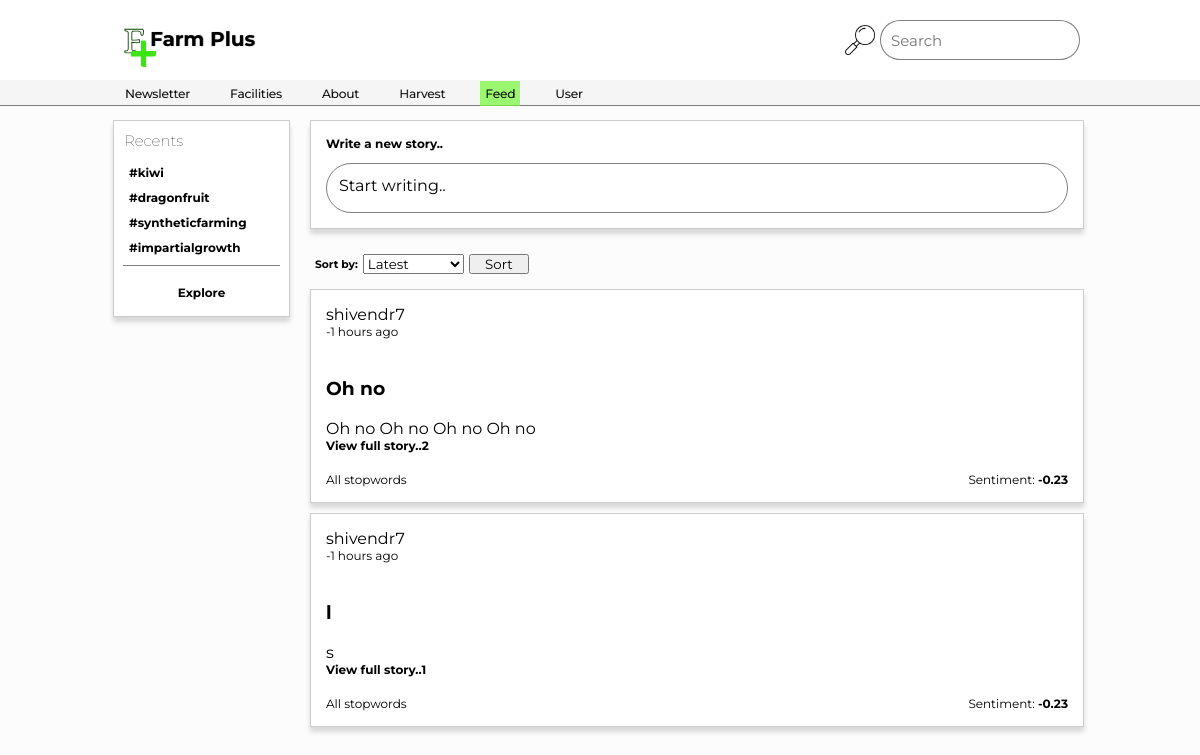
The page /feed on the database as committed earlier.
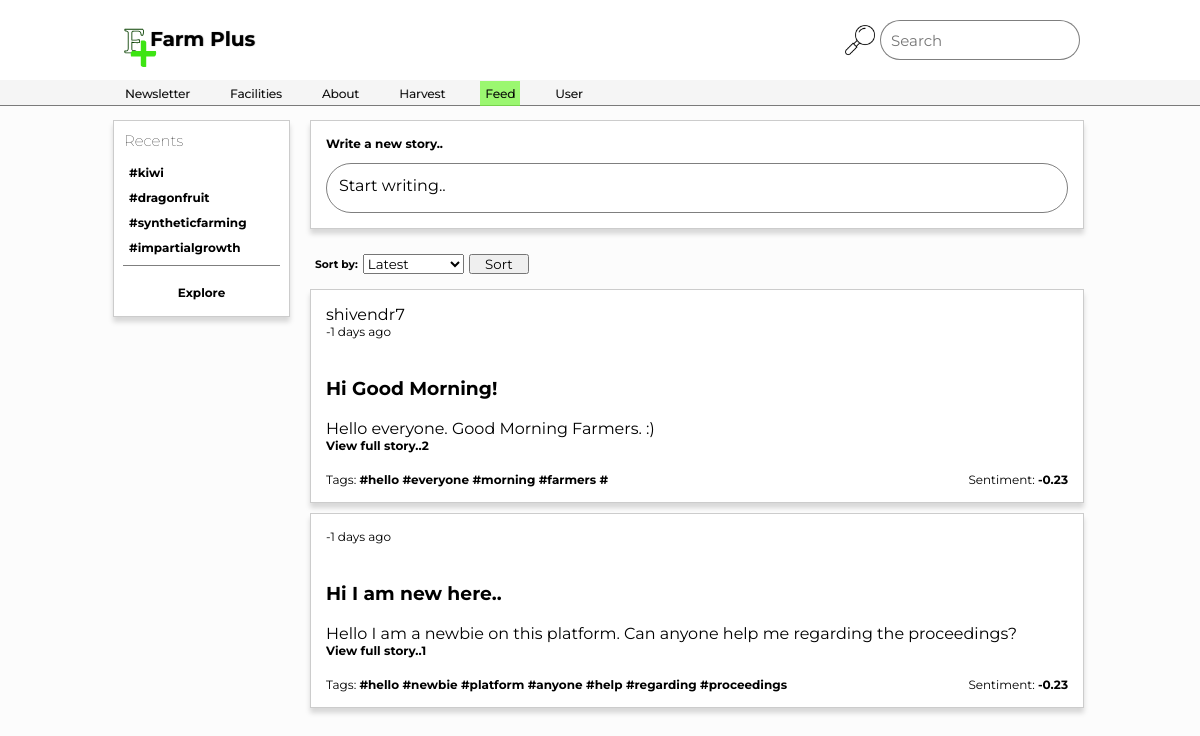
The same page on the database as committed later.
### __init__.py (models this page shows, shortened)
class Story(db.Model):
    id=db.Column('storyid',db.Integer,primary_key=True)
    img=db.Column('storyimg',db.String(100),nullable=True)
    title=db.Column('title',db.String(150),nullable=False)
    content=db.Column('content',db.String(1000),nullable=False)
    time=db.Column('storytime',db.String(50),nullable=False)
    user=db.Column('storyuser',db.String(100),nullable=False)
    tag=db.Column('storytag',db.String(100),nullable=True)

### __init__.py (the view, shortened to what this page needs)
@app.route('/feed',methods=['POST','GET'])
def feed():
    stories=Story.query.all()
    revstories=(stories[::-1])
    time_list=getTimeList(revstories)
    return render_template('infeed.html',stories=revstories,time_list=time_list)

### __init__.py (called while the page is built)
def getTimeList(revstories):
    time_list=[]
    U=[' days',' months',' years',' hours',' minutes',' seconds']
    for story in revstories:
        pasttime=story.time
        ctime=datetime.now().strftime("%d-%m-%y-%H-%M-%S")
        t1=[int(x) for x in pasttime.split('-')]
        t2=[int(x) for x in ctime.split('-')]
        for i in range(6):
            if not t1[i]==t2[i]:
                time_list.append(str(t2[i]-t1[i])+U[i]+' ago')
                break
            if i==5:
                time_list.append('Just now')
    return time_list

### templates/infeed.html (shortened to what this page needs)
{% extends 'inapp.html' %}
{% block nav2 %}
<ul>
    <li><a onclick="axe()" href="/newsletter">Newsletter</a></li>
    <li><a onclick="axe()" href="/facilities">Facilities</a></li>
    <li><a onclick="axe()" href="/about">About</a></li>
    <li><a onclick="axe()" href="/harvest">Harvest</a></li>
    <li><a onclick="axe()" class="active" href="/feed">Feed</a></li>
    <li><a onclick="axe()" href="/dash">User</a></li>
</ul>
{% endblock %}
{% block content %}
    <div class="leftcontainer">
        <div class="card">
            <h5>Recents</h5>
            <div class="tags">
                <li><a href="#">#kiwi</a></li>
                <li><a href="#">#dragonfruit</a></li>
                <li><a href="#">#syntheticfarming</a></li>
                <li><a href="#">#impartialgrowth</a></li>
            </div>
            <div class="div"></div>
            <div class="expand" id="explore">
                <li><a href="#">Explore</a></li>
            </div>
        </div>
    </div>
    <div class="rightcontainer">
        <div class="card">
            <div><span>Write a new story..</span></div>
            <a id="newStory" href="#">Start writing..</a>
        </div>
        <form id="sort" action="#">
            <h6>Sort by:</h6>
            <select name="sort" >
                <option value="Latest">Latest</option>
            </select>
            <input type="submit" value="Sort"/>
        </form>
        {% if stories and time_list %}
        {% for story,t in stories|zip(time_list) %}
        <div class="card">
            {{story.user}} <div>{{t}}</div><br>
            <br>
            <h3>{{story.title}}</h3>
            <br>
            {{story.content}}<br>
            <div onclick="viewFullStory()" id="fullStory"><span>View full story..{{story.id}}</span></div>
            <br>
            <div class="cardsentiment">
                <div>
                    {% if story.tag %}
                    Tags:
                    <span id="tag">{{story.tag}}</span>
                    {% else %}
                    All stopwords
                    {% endif %}
                </div>
                <div>
                    Sentiment:
                    <span id="sentival">-0.23</span>
                </div>
            </div>
        </div>
        {% endfor %}
        {% endif %}
    </div>
{% endblock %}

### templates/inapp.html (shortened to what this page needs)
<!DOCTYPE html>
<html lang="en">
<head>
    <link rel="stylesheet" href="{{ url_for('static',filename='styles/inapp4.css') }}">
</head>
<body>
    <nav class="navbar1">
        <div class="logo">
            <img src="{{ url_for('static',filename='images/logo.svg') }}"  id="logo">
            <h4>Farm Plus</h4>
        </div>
        <div class="search">
            <img src="{{ url_for('static',filename='images/search.png') }}" id="logoaxe">
            <form action="/search">
            <input type="text" id="search" placeholder="Search" name="query"/>
            </form>
        </div>
    </nav>
    <nav class="navbar2">
        {% block nav2 %} {% endblock %}
    </nav>
    {% block content %}
    {% endblock %}
</body>
</html>

### static/styles/inapp4.css (style rules this page uses)
* { margin: 0; padding:0; box-sizing: border-box; font-family: 'Montserrat', sans-serif; cursor: default; }
body { background-color: rgba(230,230,230,.1); display: flex; }
.card { background-color: white; border: 1px solid; min-height: fit-content; overflow: hidden; border-color: rgba(0,0,0,0.2); box-shadow: 0 5px 5px rgba(0,0,0,0.15); }
.navbar1 { width: 100%; height: 10vh; display: flex; align-items: center; justify-content: space-between; position: fixed; top:0; padding: 20px; padding-left: 10%; padding-right: 10%; background-color: white; z-index: 5; }
.navbar1 .logo { display: flex; margin-top: 13px; }
.navbar1 .logo #logo { width: 50px; height: 50px; margin-top: -10px; }
.navbar1 .logo h4 { position: absolute; margin-left:30px; font-size: 20px; text-shadow:0.5px 0 1px rgba(0,0,0,0.5); }
.navbar1 .search { display: flex; align-items: center; justify-content: center; }
.navbar1 .search #logoaxe { width: 40px; height: 40px; }
.navbar1 .search #search { height:40px; border-radius: 20px; border: 1px solid; border-color: rgba(0,0,0,0.5); padding: 10px; cursor:text; font-size: 15px; max-width: 200px; outline: none; }
.navbar2 { width: 100%; position: fixed; top:10vh; display: flex; align-items: center; padding-left: 10%; padding-right: 10%; border-bottom: 1px solid ; border-color:rgba(0,0,0,0.5); padding-bottom: 3px; padding-top: 3px; background-color: whitesmoke; z-index: 5; }
.navbar2 ul { display: flex; }
.navbar2 ul li { list-style: none; padding-right: 30px; }
.navbar2 ul li a { text-decoration: none; color: black; cursor: pointer; font-size: 12px; text-shadow: .5px 0 0 rgba(0,0,0,0.5); padding: 5px; transition: all .5s; }
.navbar2 ul li .active { background-color: rgba(117, 248, 56,.7); }
.leftcontainer { margin-top: 15vh; display: flex; flex-direction: column; min-height: fit-content; align-items:flex-end; justify-content:flex-start; width: 25%; }
.leftcontainer .card { width: 59%; margin-right: 10px; margin-bottom: 10px; }
.leftcontainer .card h5 { padding-top: 15px; padding: 10px; font-size: 15px; font-weight: lighter; }
.leftcontainer .card .tags { width: 100%; }
.leftcontainer .card .tags li { list-style: none; width: 100%; display: flex; }
.leftcontainer .card .tags li a { font-size: 12px; font-weight: bolder; color: black; text-decoration: none; padding: 5px; padding-left: 15px; width: 100%; cursor: pointer; }
.leftcontainer .card .div { width: 90%; margin-left: 5%; height: 1px; background-color: rgba(0,0,0,0.5); margin-top: 5px; }
.leftcontainer .card .expand { width: 100%; height: 50px; display: flex; align-items: center; justify-content: center; cursor: pointer; }
.leftcontainer .card .expand li { list-style: none; }
.leftcontainer .card .expand li a { font-size: 12px; text-decoration: none; color: black; font-weight: bolder; cursor: pointer; }
.rightcontainer { margin-top: 15vh; min-height: fit-content; display: flex; width: 75%; flex-direction: column; align-items: flex-start; }
.rightcontainer .card { width: 86%; margin-left: 10px; padding-top: 25px; padding-bottom: 10px; margin-bottom: 10px; padding: 15px; }
.rightcontainer .card div { font-size: 12px; }
.rightcontainer .card span { font-weight: bolder; }
.rightcontainer .card .cardsentiment { display: flex; justify-content: space-between; width: 100%; }
.rightcontainer .card #newStory { width: 100%; height: 50px; border: 1px solid rgba(0,0,0,0.5); border-radius: 25px; text-decoration: none; color: black; display: flex; padding: 12px; cursor: pointer; margin-top: 12px; }
.rightcontainer #sort { margin-left: 15px; display: flex; width: 86%; height: 50px; align-items: center; justify-content: left; }
.rightcontainer #sort select { outline: none; margin-left: 5px; cursor: pointer; }
.rightcontainer #sort input { width: 60px; margin-left: 5px; cursor: pointer; }
.rightcontainer .card #fullStory span { cursor: pointer; }

Rows that differ between the two databases and show on the page:
changed Story "shivendr7": t "-1 hours ago" → "-1 days ago"; title "Oh no" → "Hi Good Morning!"; content "Oh no Oh no Oh no Oh no" → "Hello everyone. Good Morning Farmers. :)"; tag (not shown) → "#hello #everyone #morning #farmers #"; storytag "All stopwords" → "Tags:"
changed Story id 1: t "-1 hours ago" → "-1 days ago"; title "l" → "Hi I am new here.."; content "s" → "Hello I am a newbie on this platform. Can anyone help me regarding the proceedings?"; tag (not shown) → "#hello #newbie #platform #anyone #help #regarding #proceedings"; user "shivendr7" → (not shown); storytag "All stopwords" → "Tags:"
